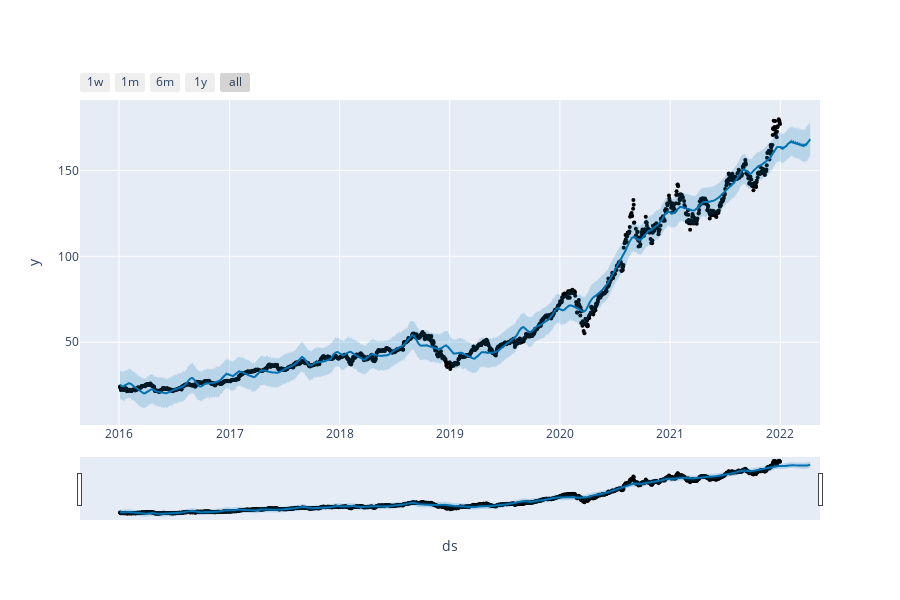

Write notebook code for a chart like this one.
### Code cell
plot_plotly(model,forecast)

### Figure 1 — Plotly figure (JSON) as saved in the notebook; plotly's stock layout.template omitted (floating-point values rounded to 4 significant figures; data arrays with more than 128 entries replaced by an {"elided": "..."} marker saying what was removed)
{"data": [{"marker": {"color": "black", "size": 4}, "mode": "markers", "name": "Actual", "type": "scatter", "x": {"elided": "1511 str values"}, "y": {"elided": "1511 float values"}}, {"hoverinfo": "skip", "line": {"width": 0}, "mode": "lines", "type": "scatter", "x": {"elided": "1611 str values"}, "y": {"elided": "1611 float values"}}, {"fill": "tonexty", "fillcolor": "rgba(0, 114, 178, 0.2)", "line": {"color": "#0072B2", "width": 2}, "mode": "lines", "name": "Predicted", "type": "scatter", "x": {"elided": "1611 str values"}, "y": {"elided": "1611 float values"}}, {"fill": "tonexty", "fillcolor": "rgba(0, 114, 178, 0.2)", "hoverinfo": "skip", "line": {"width": 0}, "mode": "lines", "type": "scatter", "x": {"elided": "1611 str values"}, "y": {"elided": "1611 float values"}}], "layout": {"height": 600, "showlegend": false, "width": 900, "xaxis": {"rangeselector": {"buttons": [{"count": 7, "label": "1w", "step": "day", "stepmode": "backward"}, {"count": 1, "label": "1m", "step": "month", "stepmode": "backward"}, {"count": 6, "label": "6m", "step": "month", "stepmode": "backward"}, {"count": 1, "label": "1y", "step": "year", "stepmode": "backward"}, {"step": "all"}]}, "rangeslider": {"visible": true}, "title": {"text": "ds"}, "type": "date"}, "yaxis": {"title": {"text": "y"}}}}
